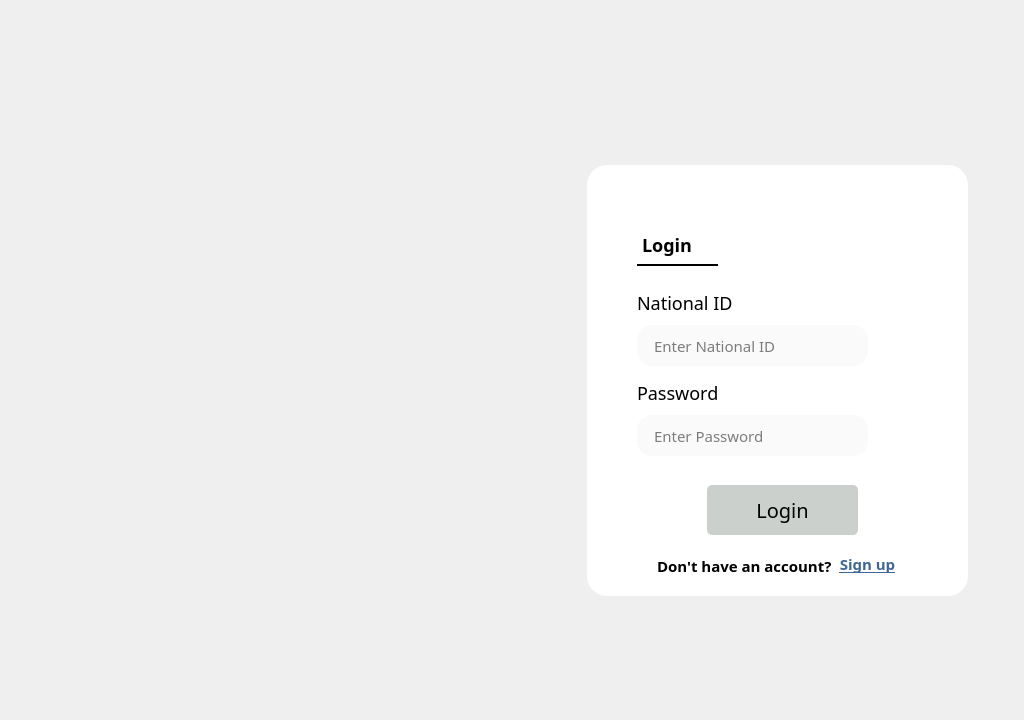
<?xml version="1.0" encoding="UTF-8"?>
<ui version="4.0">
 <class>Form</class>
 <widget class="QWidget" name="Form">
  <property name="geometry">
   <rect>
    <x>0</x>
    <y>0</y>
    <width>1024</width>
    <height>720</height>
   </rect>
  </property>
  <property name="windowTitle">
   <string>Form</string>
  </property>
  <widget class="QFrame" name="frame">
   <property name="geometry">
    <rect>
     <x>-3</x>
     <y>-5</y>
     <width>1031</width>
     <height>732</height>
    </rect>
   </property>
   <property name="styleSheet">
    <string notr="true">*{
font-family:sans-serif;
}
QWidget{
background-image: url(Login.png);
background: rgba(255, 255, 255, 0.1) url(C:/Users/ramy_/source/repos/Real-Estate-Portal/Real-Estate-Portal/Assets/Login.png);
}
QPushButton{
border-radius: 5px;
font-size:20px;
color: black ;
background: #CCD0CD ;
}
QPushButton:hover {
    background:#5287FE;
     color: white;
}
QLabel{
border-style:solid;
border-color:black;
border-bottom:2px;
color:black;
}</string>
   </property>
   <property name="frameShape">
    <enum>QFrame::Shape::StyledPanel</enum>
   </property>
   <property name="frameShadow">
    <enum>QFrame::Shadow::Raised</enum>
   </property>
   <widget class="QFrame" name="frame_2">
    <property name="geometry">
     <rect>
      <x>590</x>
      <y>170</y>
      <width>381</width>
      <height>431</height>
     </rect>
    </property>
    <property name="styleSheet">
     <string notr="true">QFrame{
		background : white;
		border-radius:20px;
		}
		QLineEdit{
		padding-left: 15px;
		color:black;
		background: #FAFAFA;
		border: none;
		border-radius:15px;
		font-size:15px;
		}</string>
    </property>
    <property name="frameShape">
     <enum>QFrame::Shape::StyledPanel</enum>
    </property>
    <property name="frameShadow">
     <enum>QFrame::Shadow::Raised</enum>
    </property>
    <widget class="QPushButton" name="pushButton">
     <property name="geometry">
      <rect>
       <x>120</x>
       <y>320</y>
       <width>151</width>
       <height>50</height>
      </rect>
     </property>
     <property name="text">
      <string>Login</string>
     </property>
    </widget>
    <widget class="QLabel" name="label">
     <property name="geometry">
      <rect>
       <x>50</x>
       <y>60</y>
       <width>81</width>
       <height>41</height>
      </rect>
     </property>
     <property name="styleSheet">
      <string notr="true">QLabel{
		border-radius:0px;
	border-bottom:2px solid black;
		font-weight:bold;
		color:black;
font-size:18px;
		}</string>
     </property>
     <property name="text">
      <string>Login</string>
     </property>
    </widget>
    <widget class="QLineEdit" name="lineEdit">
     <property name="geometry">
      <rect>
       <x>50</x>
       <y>160</y>
       <width>231</width>
       <height>41</height>
      </rect>
     </property>
     <property name="placeholderText">
      <string>Enter National ID</string>
     </property>
    </widget>
    <widget class="QLineEdit" name="lineEdit_2">
     <property name="geometry">
      <rect>
       <x>50</x>
       <y>250</y>
       <width>231</width>
       <height>41</height>
      </rect>
     </property>
     <property name="placeholderText">
      <string>Enter Password</string>
     </property>
    </widget>
    <widget class="QLabel" name="label_2">
     <property name="geometry">
      <rect>
       <x>50</x>
       <y>130</y>
       <width>121</width>
       <height>16</height>
      </rect>
     </property>
     <property name="styleSheet">
      <string notr="true">QLabel{
		font-size:18px;
		font-weight:700px;
		color:black;
	}</string>
     </property>
     <property name="text">
      <string>National ID</string>
     </property>
    </widget>
    <widget class="QLabel" name="label_3">
     <property name="geometry">
      <rect>
       <x>50</x>
       <y>220</y>
       <width>91</width>
       <height>16</height>
      </rect>
     </property>
     <property name="styleSheet">
      <string notr="true">QLabel{
		font-size:18px;
		font-weight:700px;
		color:black;
		}</string>
     </property>
     <property name="text">
      <string>Password</string>
     </property>
    </widget>
    <widget class="QLabel" name="label_4">
     <property name="geometry">
      <rect>
       <x>70</x>
       <y>390</y>
       <width>201</width>
       <height>20</height>
      </rect>
     </property>
     <property name="styleSheet">
      <string notr="true">QLabel{
		font-weight:700;
		color:black;
font-size:15px
		}</string>
     </property>
     <property name="text">
      <string>&lt;p&gt;Don't have an account? </string>
     </property>
    </widget>
    <widget class="QPushButton" name="pushButton_2">
     <property name="geometry">
      <rect>
       <x>250</x>
       <y>387</y>
       <width>61</width>
       <height>24</height>
      </rect>
     </property>
     <property name="styleSheet">
      <string notr="true">QPushButton{
text-decoration:underline;
background:white;
font-size:15px;
color:#3F6793;
font-weight:700;
}</string>
     </property>
     <property name="text">
      <string>Sign up</string>
     </property>
    </widget>
   </widget>
  </widget>
 </widget>
 <resources/>
 <connections/>
</ui>
